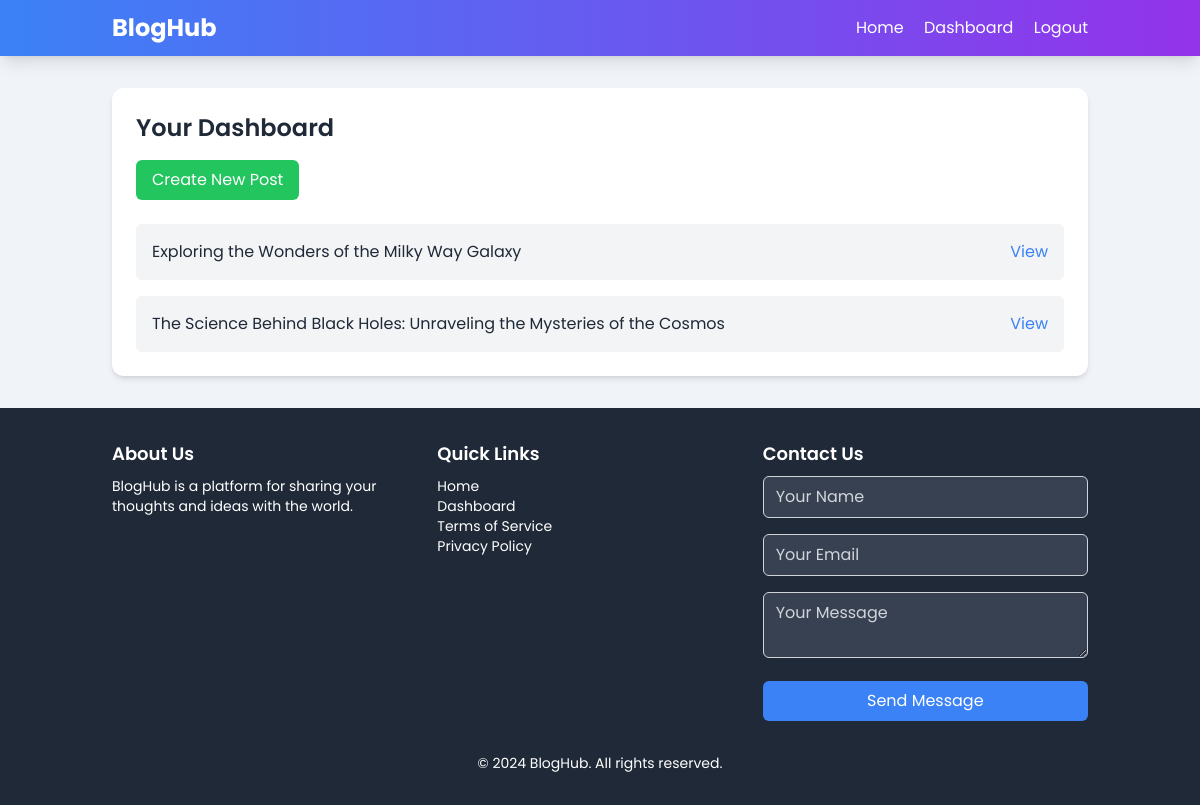
The page /dashboard (signed in) on the database its author committed.
### app.py (models this page shows)
class Post(db.Model):
    id = db.Column(db.Integer, primary_key=True)
    title = db.Column(db.String(150), nullable=False)
    content = db.Column(db.Text, nullable=False)
    image_path = db.Column(db.String(255))
    author_id = db.Column(db.Integer, db.ForeignKey('user.id'), nullable=False)
    comments = db.relationship('Comment', backref='post', lazy=True)

### app.py (the view)
@app.route('/dashboard')
@login_required
def dashboard():
    user_posts = Post.query.filter_by(author_id=current_user.id).all()
    return render_template('dashboard.html', posts=user_posts)

### app.py (called while the page is built)
@login_manager.user_loader
def load_user(user_id):
    return User.query.get(int(user_id))

### templates/dashboard.html
{% extends "base.html" %}
{% block content %}
<div class="bg-white rounded-xl shadow-md overflow-hidden">
    <div class="p-6">
        <h2 class="text-2xl font-semibold text-gray-800 mb-4">Your Dashboard</h2>
        <a href="{{ url_for('create_post') }}" class="inline-block bg-green-500 text-white px-4 py-2 rounded-md hover:bg-green-600 focus:outline-none focus:bg-green-600 mb-6">Create New Post</a>
        <ul class="space-y-4">
            {% for post in posts %}
                <li class="flex items-center justify-between bg-gray-100 p-4 rounded-md">
                    <span class="text-gray-800">{{ post.title }}</span>
                    <a href="{{ url_for('view_post', post_id=post.id) }}" class="text-blue-500 hover:text-blue-600">View</a>
                </li>
            {% endfor %}
        </ul>
    </div>
</div>
{% endblock %}

### templates/base.html (style rules this page uses)
body { font-family: 'Poppins', sans-serif; background-color: #f0f4f8; }

### rows shown on the page
Post: title "Exploring the Wonders of the Milky Way Galaxy"
Post: title "The Science Behind Black Holes: Unraveling the Mysteries of the Cosmos"
